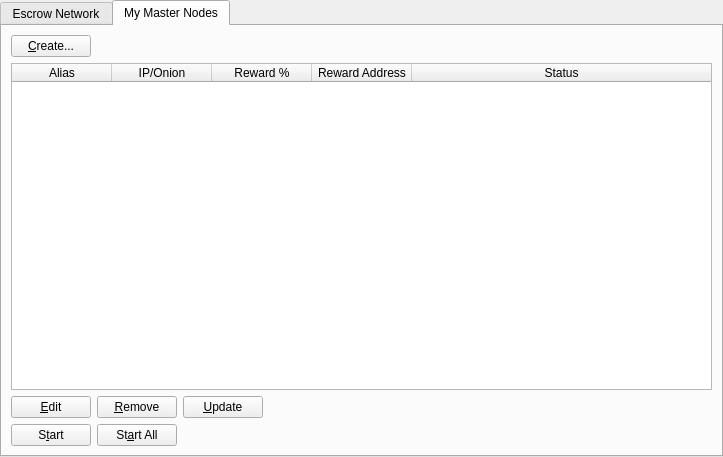
<?xml version="1.0" encoding="UTF-8"?>
<ui version="4.0">
 <class>MasternodeManager</class>
 <widget class="QWidget" name="MasternodeManager">
  <property name="geometry">
   <rect>
    <x>0</x>
    <y>0</y>
    <width>723</width>
    <height>457</height>
   </rect>
  </property>
  <property name="windowTitle">
   <string>Form</string>
  </property>
  <layout class="QVBoxLayout" name="topLayout">
   <property name="leftMargin">
    <number>0</number>
   </property>
   <property name="topMargin">
    <number>0</number>
   </property>
   <property name="rightMargin">
    <number>0</number>
   </property>
   <property name="bottomMargin">
    <number>0</number>
   </property>
   <item>
    <layout class="QVBoxLayout" name="verticalLayout">
     <property name="bottomMargin">
      <number>0</number>
     </property>
     <item>
      <widget class="QTabWidget" name="tabWidget">
       <property name="currentIndex">
        <number>1</number>
       </property>
       <widget class="QWidget" name="tab">
        <attribute name="title">
         <string>Escrow Network</string>
        </attribute>
        <layout class="QGridLayout" name="gridLayout">
         <item row="1" column="0">
          <widget class="QTableWidget" name="tableWidgetMasternodes">
           <property name="editTriggers">
            <set>QAbstractItemView::NoEditTriggers</set>
           </property>
           <property name="alternatingRowColors">
            <bool>true</bool>
           </property>
           <property name="selectionBehavior">
            <enum>QAbstractItemView::SelectRows</enum>
           </property>
           <property name="sortingEnabled">
            <bool>true</bool>
           </property>
           <attribute name="horizontalHeaderStretchLastSection">
            <bool>true</bool>
           </attribute>
           <column>
            <property name="text">
             <string>Address</string>
            </property>
           </column>
           <column>
            <property name="text">
             <string>Protocol</string>
            </property>
           </column>
           <column>
            <property name="text">
             <string>Active</string>
            </property>
           </column>
           <column>
            <property name="text">
             <string>Active (secs)</string>
            </property>
           </column>
           <column>
            <property name="text">
             <string>Last Seen</string>
            </property>
           </column>
           <column>
            <property name="text">
             <string>Pubkey</string>
            </property>
           </column>
          </widget>
         </item>
         <item row="0" column="0">
          <layout class="QHBoxLayout" name="horizontalLayout_3">
           <property name="bottomMargin">
            <number>0</number>
           </property>
           <item>
            <widget class="QLabel" name="label_2">
             <property name="text">
              <string>Escrow Node Count:</string>
             </property>
            </widget>
           </item>
           <item>
            <widget class="QLabel" name="countLabel">
             <property name="text">
              <string>0</string>
             </property>
            </widget>
           </item>
           <item>
            <spacer name="horizontalSpacer_3">
             <property name="orientation">
              <enum>Qt::Horizontal</enum>
             </property>
             <property name="sizeHint" stdset="0">
              <size>
               <width>40</width>
               <height>20</height>
              </size>
             </property>
            </spacer>
           </item>
          </layout>
         </item>
        </layout>
       </widget>
       <widget class="QWidget" name="tab_2">
        <attribute name="title">
         <string>My Master Nodes</string>
        </attribute>
        <layout class="QGridLayout" name="gridLayout_2">
         <item row="0" column="0">
          <layout class="QVBoxLayout" name="verticalLayout_2">
           <property name="bottomMargin">
            <number>0</number>
           </property>
           <item>
            <layout class="QHBoxLayout" name="horizontalLayout">
             <item>
              <widget class="QPushButton" name="createButton">
               <property name="text">
                <string>&amp;Create...</string>
               </property>
              </widget>
             </item>
             <item>
              <spacer name="horizontalSpacer">
               <property name="orientation">
                <enum>Qt::Horizontal</enum>
               </property>
               <property name="sizeHint" stdset="0">
                <size>
                 <width>40</width>
                 <height>20</height>
                </size>
               </property>
              </spacer>
             </item>
            </layout>
           </item>
           <item>
            <widget class="QTableWidget" name="tableWidget_2">
             <property name="minimumSize">
              <size>
               <width>695</width>
               <height>0</height>
              </size>
             </property>
             <property name="editTriggers">
              <set>QAbstractItemView::NoEditTriggers</set>
             </property>
             <property name="alternatingRowColors">
              <bool>true</bool>
             </property>
             <property name="selectionMode">
              <enum>QAbstractItemView::SingleSelection</enum>
             </property>
             <property name="selectionBehavior">
              <enum>QAbstractItemView::SelectRows</enum>
             </property>
             <attribute name="horizontalHeaderStretchLastSection">
              <bool>true</bool>
             </attribute>
             <column>
              <property name="text">
               <string>Alias</string>
              </property>
             </column>
             <column>
              <property name="text">
               <string>IP/Onion</string>
              </property>
             </column>
             <column>
              <property name="text">
               <string>Reward %</string>
              </property>
             </column>
             <column>
              <property name="text">
               <string>Reward Address</string>
              </property>
             </column>
             <column>
              <property name="text">
               <string>Status</string>
              </property>
             </column>
            </widget>
           </item>
           <item>
            <layout class="QHBoxLayout" name="horizontalLayout_2">
             <property name="bottomMargin">
              <number>0</number>
             </property>
             <item>
              <widget class="QPushButton" name="editButton">
               <property name="text">
                <string>&amp;Edit</string>
               </property>
              </widget>
             </item>
             <item>
              <widget class="QPushButton" name="removeButton">
               <property name="text">
                <string>&amp;Remove</string>
               </property>
              </widget>
             </item>
             <item>
              <widget class="QPushButton" name="UpdateButton">
               <property name="text">
                <string>&amp;Update</string>
               </property>
              </widget>
             </item>
             <item>
              <spacer name="horizontalSpacer_2">
               <property name="orientation">
                <enum>Qt::Horizontal</enum>
               </property>
               <property name="sizeHint" stdset="0">
                <size>
                 <width>40</width>
                 <height>20</height>
                </size>
               </property>
              </spacer>
             </item>
            </layout>
           </item>
           <item>
            <layout class="QHBoxLayout" name="horizontalLayout_4">
             <property name="bottomMargin">
              <number>0</number>
             </property>
            </layout>
           </item>
           <item>
            <layout class="QHBoxLayout" name="horizontalLayout_5">
             <property name="bottomMargin">
              <number>0</number>
             </property>
             <item>
              <widget class="QPushButton" name="startButton">
               <property name="text">
                <string>S&amp;tart</string>
               </property>
              </widget>
             </item>
             <item>
              <widget class="QPushButton" name="startAllButton">
               <property name="text">
                <string>St&amp;art All</string>
               </property>
              </widget>
             </item>
             <item>
              <spacer name="horizontalSpacer_5">
               <property name="orientation">
                <enum>Qt::Horizontal</enum>
               </property>
               <property name="sizeHint" stdset="0">
                <size>
                 <width>40</width>
                 <height>20</height>
                </size>
               </property>
              </spacer>
             </item>
            </layout>
           </item>
          </layout>
         </item>
        </layout>
       </widget>
      </widget>
     </item>
    </layout>
   </item>
  </layout>
 </widget>
 <resources/>
 <connections/>
</ui>
